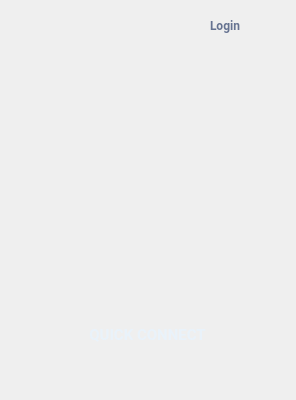
<?xml version="1.0" encoding="UTF-8"?>
<ui version="4.0">
 <class>BlinkVPNClass</class>
 <widget class="QWidget" name="BlinkVPNClass">
  <property name="windowModality">
   <enum>Qt::NonModal</enum>
  </property>
  <property name="geometry">
   <rect>
    <x>0</x>
    <y>0</y>
    <width>296</width>
    <height>400</height>
   </rect>
  </property>
  <property name="sizePolicy">
   <sizepolicy hsizetype="Fixed" vsizetype="Fixed">
    <horstretch>0</horstretch>
    <verstretch>0</verstretch>
   </sizepolicy>
  </property>
  <property name="minimumSize">
   <size>
    <width>296</width>
    <height>400</height>
   </size>
  </property>
  <property name="maximumSize">
   <size>
    <width>296</width>
    <height>400</height>
   </size>
  </property>
  <property name="windowTitle">
   <string>BlinkVPN - test</string>
  </property>
  <property name="windowIcon">
   <iconset resource="bvpn.qrc">
    <normaloff>:/CBlinkVPN/Resources/qticon.ico</normaloff>:/CBlinkVPN/Resources/qticon.ico</iconset>
  </property>
  <property name="styleSheet">
   <string notr="true">CBlinkVPN{ background-color: qlineargradient(spread:pad, x1:0, y1:0, x2:0, y2:1, stop:0 rgb(56, 66, 90), stop:1 rgb(58, 68, 92)); }</string>
  </property>
  <property name="locale">
   <locale language="English" country="UnitedStates"/>
  </property>
  <widget class="QLabel" name="loginLabel">
   <property name="geometry">
    <rect>
     <x>19</x>
     <y>16</y>
     <width>221</width>
     <height>20</height>
    </rect>
   </property>
   <property name="sizePolicy">
    <sizepolicy hsizetype="Fixed" vsizetype="Fixed">
     <horstretch>0</horstretch>
     <verstretch>0</verstretch>
    </sizepolicy>
   </property>
   <property name="font">
    <font>
     <family>Roboto</family>
     <pointsize>9</pointsize>
     <weight>75</weight>
     <bold>true</bold>
    </font>
   </property>
   <property name="text">
    <string>&lt;html&gt;&lt;head/&gt;&lt;body&gt;&lt;p&gt;&lt;span style=&quot; color:#667391;&quot;&gt;Login&lt;/span&gt;&lt;/p&gt;&lt;/body&gt;&lt;/html&gt;</string>
   </property>
   <property name="alignment">
    <set>Qt::AlignRight|Qt::AlignTrailing|Qt::AlignVCenter</set>
   </property>
   <property name="textInteractionFlags">
    <set>Qt::NoTextInteraction</set>
   </property>
  </widget>
  <widget class="CLoginButton" name="loginButton">
   <property name="geometry">
    <rect>
     <x>256</x>
     <y>16</y>
     <width>22</width>
     <height>20</height>
    </rect>
   </property>
   <property name="cursor">
    <cursorShape>PointingHandCursor</cursorShape>
   </property>
   <property name="mouseTracking">
    <bool>true</bool>
   </property>
   <property name="focusPolicy">
    <enum>Qt::TabFocus</enum>
   </property>
   <property name="text">
    <string/>
   </property>
   <property name="pixmap">
    <pixmap resource="bvpn.qrc">:/CBlinkVPN/Resources/Assets/Login_normal.png</pixmap>
   </property>
   <property name="alignment">
    <set>Qt::AlignLeading|Qt::AlignLeft|Qt::AlignVCenter</set>
   </property>
   <property name="margin">
    <number>0</number>
   </property>
  </widget>
  <widget class="QLabel" name="logoImage">
   <property name="geometry">
    <rect>
     <x>85</x>
     <y>123</y>
     <width>126</width>
     <height>114</height>
    </rect>
   </property>
   <property name="sizePolicy">
    <sizepolicy hsizetype="Fixed" vsizetype="Fixed">
     <horstretch>0</horstretch>
     <verstretch>0</verstretch>
    </sizepolicy>
   </property>
   <property name="text">
    <string/>
   </property>
   <property name="pixmap">
    <pixmap resource="bvpn.qrc">:/CBlinkVPN/Resources/Assets/Logo.png</pixmap>
   </property>
   <property name="alignment">
    <set>Qt::AlignCenter</set>
   </property>
   <property name="textInteractionFlags">
    <set>Qt::NoTextInteraction</set>
   </property>
  </widget>
  <widget class="QLabel" name="connectFlag">
   <property name="geometry">
    <rect>
     <x>51</x>
     <y>321</y>
     <width>29</width>
     <height>29</height>
    </rect>
   </property>
   <property name="sizePolicy">
    <sizepolicy hsizetype="Fixed" vsizetype="Fixed">
     <horstretch>0</horstretch>
     <verstretch>0</verstretch>
    </sizepolicy>
   </property>
   <property name="text">
    <string/>
   </property>
   <property name="pixmap">
    <pixmap resource="bvpn.qrc">:/CBlinkVPN/Resources/Assets/SWE_flag.png</pixmap>
   </property>
   <property name="alignment">
    <set>Qt::AlignCenter</set>
   </property>
   <property name="textInteractionFlags">
    <set>Qt::NoTextInteraction</set>
   </property>
  </widget>
  <widget class="QLabel" name="connectImage">
   <property name="geometry">
    <rect>
     <x>46</x>
     <y>316</y>
     <width>203</width>
     <height>39</height>
    </rect>
   </property>
   <property name="sizePolicy">
    <sizepolicy hsizetype="Fixed" vsizetype="Fixed">
     <horstretch>0</horstretch>
     <verstretch>0</verstretch>
    </sizepolicy>
   </property>
   <property name="text">
    <string/>
   </property>
   <property name="pixmap">
    <pixmap resource="bvpn.qrc">:/CBlinkVPN/Resources/Assets/Quickconnect_btn.png</pixmap>
   </property>
   <property name="alignment">
    <set>Qt::AlignCenter</set>
   </property>
   <property name="textInteractionFlags">
    <set>Qt::NoTextInteraction</set>
   </property>
  </widget>
  <widget class="CConnectButton" name="connectButton">
   <property name="geometry">
    <rect>
     <x>50</x>
     <y>316</y>
     <width>195</width>
     <height>39</height>
    </rect>
   </property>
   <property name="sizePolicy">
    <sizepolicy hsizetype="Fixed" vsizetype="Fixed">
     <horstretch>0</horstretch>
     <verstretch>0</verstretch>
    </sizepolicy>
   </property>
   <property name="font">
    <font>
     <family>Roboto</family>
     <pointsize>11</pointsize>
     <weight>75</weight>
     <bold>true</bold>
    </font>
   </property>
   <property name="cursor">
    <cursorShape>PointingHandCursor</cursorShape>
   </property>
   <property name="focusPolicy">
    <enum>Qt::TabFocus</enum>
   </property>
   <property name="text">
    <string>&lt;html&gt;&lt;head/&gt;&lt;body&gt;&lt;p&gt;&lt;span style=&quot; color:#e9f2fa;&quot;&gt;QUICK CONNECT&lt;/span&gt;&lt;/p&gt;&lt;/body&gt;&lt;/html&gt;</string>
   </property>
   <property name="alignment">
    <set>Qt::AlignCenter</set>
   </property>
   <property name="textInteractionFlags">
    <set>Qt::NoTextInteraction</set>
   </property>
  </widget>
  <widget class="CBlinkVPNProvider" name="provider" native="true">
   <property name="geometry">
    <rect>
     <x>10</x>
     <y>370</y>
     <width>120</width>
     <height>20</height>
    </rect>
   </property>
   <property name="visible">
    <bool>false</bool>
   </property>
  </widget>
 </widget>
 <layoutdefault spacing="6" margin="11"/>
 <customwidgets>
  <customwidget>
   <class>CConnectButton</class>
   <extends>QLabel</extends>
   <header>connectbutton.h</header>
   <slots>
    <signal>click(bool)</signal>
    <slot>connected(bool)</slot>
   </slots>
  </customwidget>
  <customwidget>
   <class>CLoginButton</class>
   <extends>QLabel</extends>
   <header>loginbutton.h</header>
   <slots>
    <signal>click(bool)</signal>
    <slot>identified(QString)</slot>
   </slots>
  </customwidget>
  <customwidget>
   <class>CBlinkVPNProvider</class>
   <extends>QWidget</extends>
   <header>BlinkVPNProvider.h</header>
   <container>1</container>
   <slots>
    <signal>connectReply(bool)</signal>
    <signal>loginReply(QString)</signal>
    <slot>connectRequest(bool)</slot>
    <slot>loginRequest(bool)</slot>
   </slots>
  </customwidget>
 </customwidgets>
 <tabstops>
  <tabstop>loginButton</tabstop>
  <tabstop>connectImage</tabstop>
 </tabstops>
 <resources>
  <include location="bvpn.qrc"/>
 </resources>
 <connections>
  <connection>
   <sender>provider</sender>
   <signal>connectReply(bool)</signal>
   <receiver>connectButton</receiver>
   <slot>connected(bool)</slot>
   <hints>
    <hint type="sourcelabel">
     <x>69</x>
     <y>379</y>
    </hint>
    <hint type="destinationlabel">
     <x>147</x>
     <y>335</y>
    </hint>
   </hints>
  </connection>
  <connection>
   <sender>provider</sender>
   <signal>loginReply(QString)</signal>
   <receiver>loginButton</receiver>
   <slot>identified(QString)</slot>
   <hints>
    <hint type="sourcelabel">
     <x>69</x>
     <y>379</y>
    </hint>
    <hint type="destinationlabel">
     <x>266</x>
     <y>25</y>
    </hint>
   </hints>
  </connection>
  <connection>
   <sender>connectButton</sender>
   <signal>click(bool)</signal>
   <receiver>provider</receiver>
   <slot>connectRequest(bool)</slot>
   <hints>
    <hint type="sourcelabel">
     <x>147</x>
     <y>335</y>
    </hint>
    <hint type="destinationlabel">
     <x>69</x>
     <y>379</y>
    </hint>
   </hints>
  </connection>
  <connection>
   <sender>loginButton</sender>
   <signal>click(bool)</signal>
   <receiver>provider</receiver>
   <slot>loginRequest(bool)</slot>
   <hints>
    <hint type="sourcelabel">
     <x>266</x>
     <y>25</y>
    </hint>
    <hint type="destinationlabel">
     <x>69</x>
     <y>379</y>
    </hint>
   </hints>
  </connection>
 </connections>
</ui>
